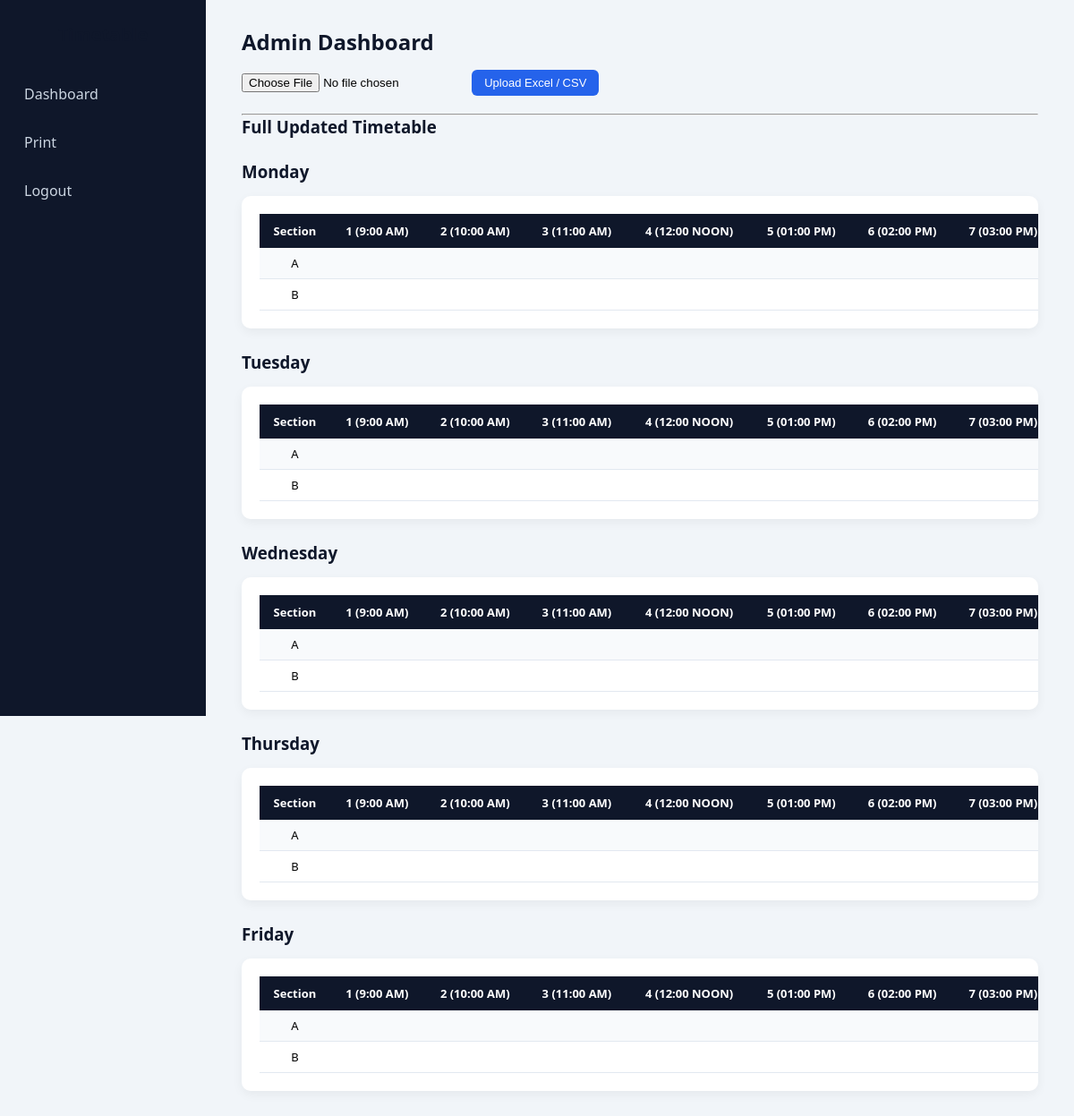
The page /admin (signed in) on the database its author committed.
### app.py (models this page shows)
class Timetable(db.Model):
    id = db.Column(db.Integer, primary_key=True)
    day = db.Column(db.String(20))
    period = db.Column(db.String(20))
    room = db.Column(db.String(50))
    department = db.Column(db.String(50))
    subject = db.Column(db.String(100))
    professor = db.Column(db.String(100))

### app.py (the view)
@app.route('/admin')
@login_required
def admin_dashboard():
    if current_user.role != 'admin':
        return "Unauthorized"
    day_order = ["Monday", "Tuesday", "Wednesday", "Thursday", "Friday"]
    all_entries = Timetable.query.all()
    if not all_entries:
        return render_template('admin_dashboard.html', timetable=None)
    sections = sorted(list(set([e.room for e in all_entries])))
    def period_sort_key(x):
        first_part = x.split()[0]
        return int(first_part) if first_part.isdigit() else 0
    periods = sorted(
        list(set([e.period for e in all_entries])),
        key=period_sort_key
    )
    timetable = {}
    for day in day_order:
        timetable[day] = {}
        for section in sections:
            timetable[day][section] = {}
            for period in periods:
                timetable[day][section][period] = ""
                entry = Timetable.query.filter_by(
                    day=day,
                    room=section,
                    period=period
                ).first()
                if entry and entry.subject:
                    timetable[day][section][period] = f"{entry.subject} ({entry.professor})"
    return render_template(
        "admin_dashboard.html",
        timetable=timetable,
        days=day_order,
        sections=sections,
        periods=periods
    )

### app.py (called while the page is built)
@login_manager.user_loader
def load_user(user_id):
    return User.query.get(int(user_id))

### templates/admin_dashboard.html (shortened to what this page needs)
{% extends "base.html" %}
{% block content %}
<h2>Admin Dashboard</h2>
<div style="margin-bottom:20px;">
    <form method="POST" action="/upload" enctype="multipart/form-data">
        <input type="file" name="file">
        <button type="submit">Upload Excel / CSV</button>
    </form>
</div>
<hr>
{% if timetable %}
<h3>Full Updated Timetable</h3>
{% for day in days %}
<h3 style="margin-top:25px;">{{ day }}</h3>
<div class="table-wrapper">
    <table>
        <tr>
            <th>Section</th>
            {% for period in periods %}
                <th>{{ period }}</th>
            {% endfor %}
        </tr>
        {% for section in sections %}
        <tr>
            <td>{{ section }}</td>
            {% for period in periods %}
                <td>
                </td>
            {% endfor %}
        </tr>
        {% endfor %}
    </table>
</div>
{% endfor %}
{% else %}
<p>No timetable uploaded yet.</p>
{% endif %}
{% endblock %}

### templates/base.html (shortened to what this page needs)
<!DOCTYPE html>
<html>
<head>
    <link rel="stylesheet" href="{{ url_for('static', filename='style.css') }}">
</head>
<body>
<div class="sidebar">
    <h2>Timetable</h2>
    {% if current_user.is_authenticated %}
        {% if current_user.role == 'admin' %}
            <a href="/admin">Dashboard</a>
        {% else %}
            <a href="/hod">Dashboard</a>
        {% endif %}
        <a href="/print">Print</a>
        <a href="/logout">Logout</a>
    {% endif %}
</div>
<div class="main-content">
    {% block content %}{% endblock %}
</div>
</body>
</html>

### static/style.css (style rules this page uses)
* { margin: 0; padding: 0; box-sizing: border-box; }
body { font-family: 'Segoe UI', sans-serif; background: #f1f5f9; }
.sidebar { position: fixed; width: 230px; height: 100vh; background: #0f172a; color: white; padding: 25px 15px; }
.sidebar h2 { text-align: center; margin-bottom: 30px; font-size: 20px; }
.sidebar a { display: block; padding: 12px; margin-bottom: 8px; border-radius: 6px; color: #cbd5e1; text-decoration: none; transition: 0.3s; }
.main-content { margin-left: 230px; padding: 30px 40px; }
h2, h3 { margin-bottom: 15px; color: #0f172a; }
button { padding: 7px 14px; border-radius: 6px; border: none; background: #2563eb; color: white; cursor: pointer; font-size: 13px; transition: 0.3s; }
.table-wrapper { background: white; padding: 20px; border-radius: 10px; box-shadow: 0px 4px 12px rgba(0,0,0,0.05); overflow-x: auto; }
table { border-collapse: collapse; width: 100%; min-width: 1000px; }
th { background: #0f172a; color: white; padding: 10px; font-size: 13px; text-align: center; }
td { padding: 8px; font-size: 13px; border-bottom: 1px solid #e2e8f0; text-align: center; }
tr:nth-child(even) { background: #f8fafc; }

### rows shown on the page
Timetable: period "1 (9:00 AM)"
Timetable: period "2 (10:00 AM)"
Timetable: period "3 (11:00 AM)"
Timetable: period "4 (12:00 NOON)"
Timetable: period "5 (01:00 PM)"
Timetable: period "6 (02:00 PM)"
Timetable: period "7 (03:00 PM)"

### other values the page prints
{{ day }} "Monday" "Tuesday" "Wednesday" "Thursday" "Friday"
{{ section }} "A" "B" "A" "B" "A" "B" "A" "B" "A" "B"
